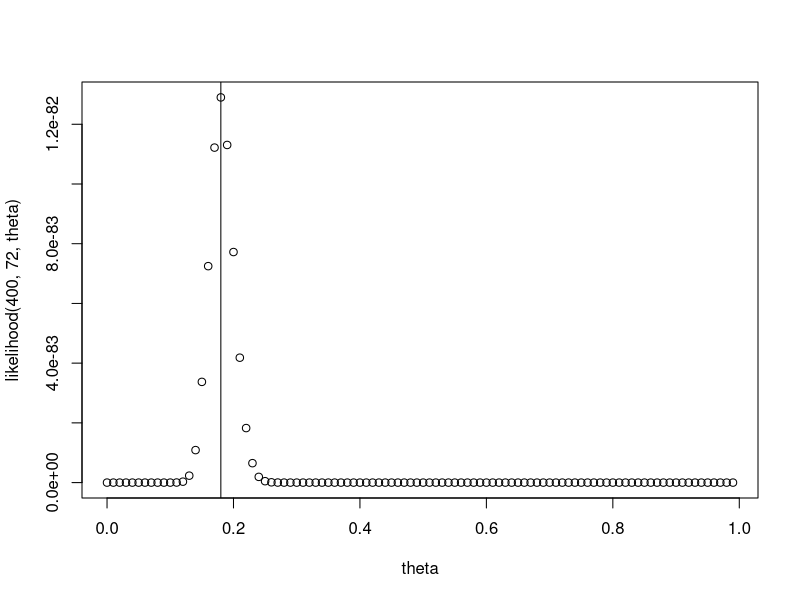
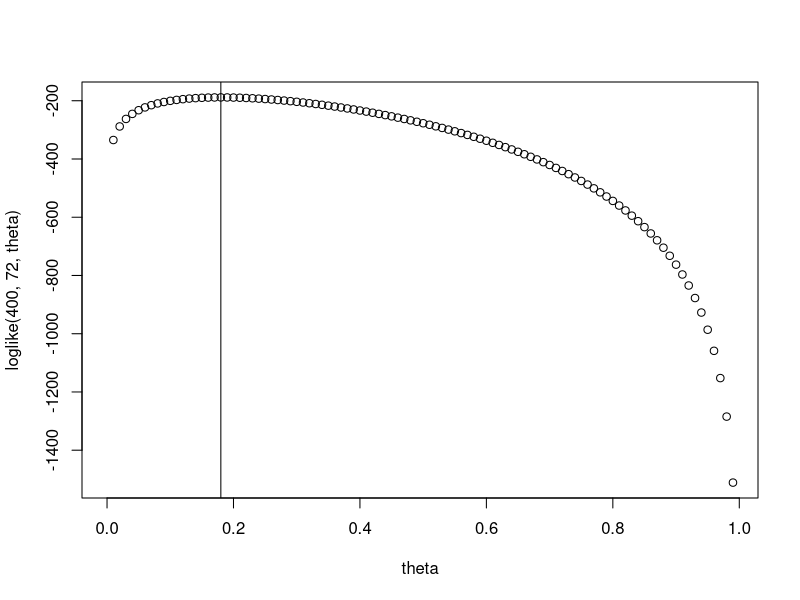

Write R code to recreate these figures, in order.
likelihood<-function(n,y,theta){
  return((theta^y*(1-theta)^(n-y)))
}

theta=seq(from=0.0,to=0.99, by=0.01)
plot(theta,likelihood(400,72,theta))
abline(v=.18)
loglike=function(n,y,theta){return(y*log(theta)+(n-y)*log(1-theta))}
plot(theta,loglike(400,72,theta))
abline(v=.18)

 #notes second 

pbinom(q=1,size=5,prob = .6)
